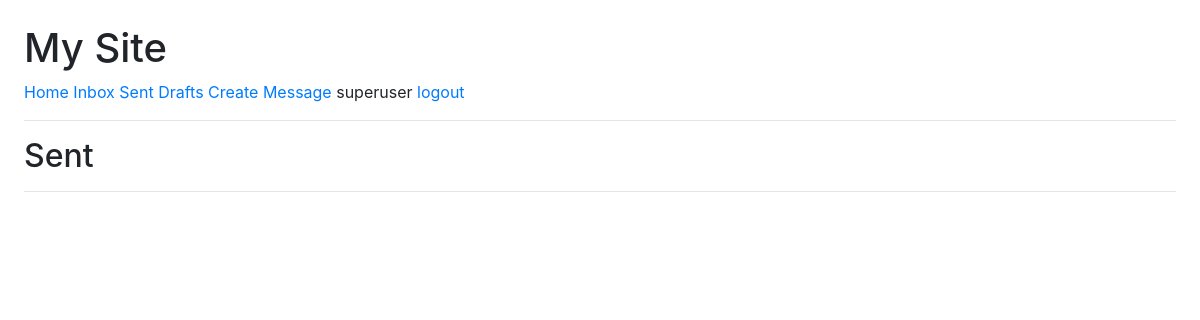
The app's page /sent (signed in), older data.
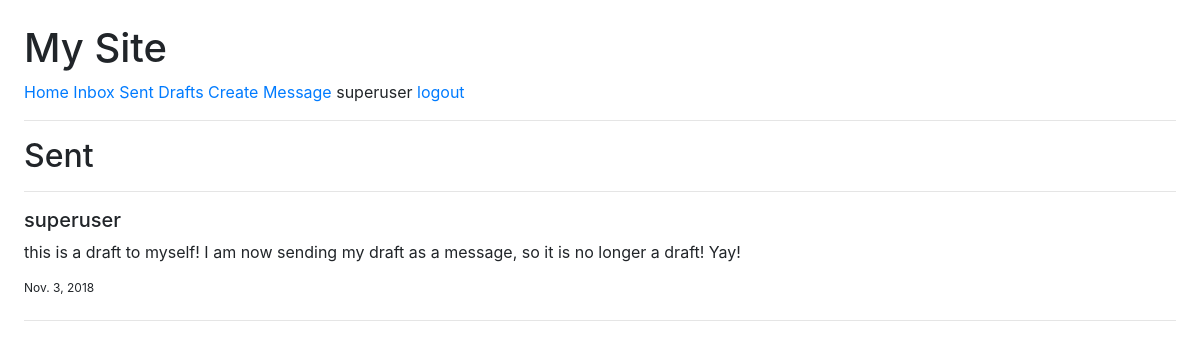
The same page, newer data.
### messenger/models.py (models this page shows)
class Message(models.Model):
    text = models.TextField()
    sent = models.BooleanField()
    date = models.DateField(auto_now_add=True)
    sender = models.ForeignKey(User, related_name='sent', on_delete=models.CASCADE)
    receiver = models.ForeignKey(User, related_name='received', on_delete=models.CASCADE)

### messenger/views.py (the view)
# urls.py: re_path(r'sent', views.sent, name='sent'),
@login_required
def sent(request):
    filtered_message_objects = Message.objects.filter(sender=request.user, sent=True)
    return render(request, 'messenger/sent.html', {'filtered_message_objects': filtered_message_objects})

### messenger/templates/messenger/sent.html
{% extends 'messenger/base.html' %}
{% block content %}
  <h2>Sent</h2>
    <hr>
    {% for message in filtered_message_objects %}
        <h5>{{ message.receiver }}</h5>
        <p>{{ message.text }}</p>
        <sup>{{ message.date }}</sup>
        <br>
        <hr>
    {% endfor %}
{% endblock %}

Row changes from the older to the newer data that the page shows:
added Message: receiver "superuser", text "this is a draft to myself! I am now sending my draft as a message, so it is no longer a draft! Yay!", date "Nov. 3, 2018"
